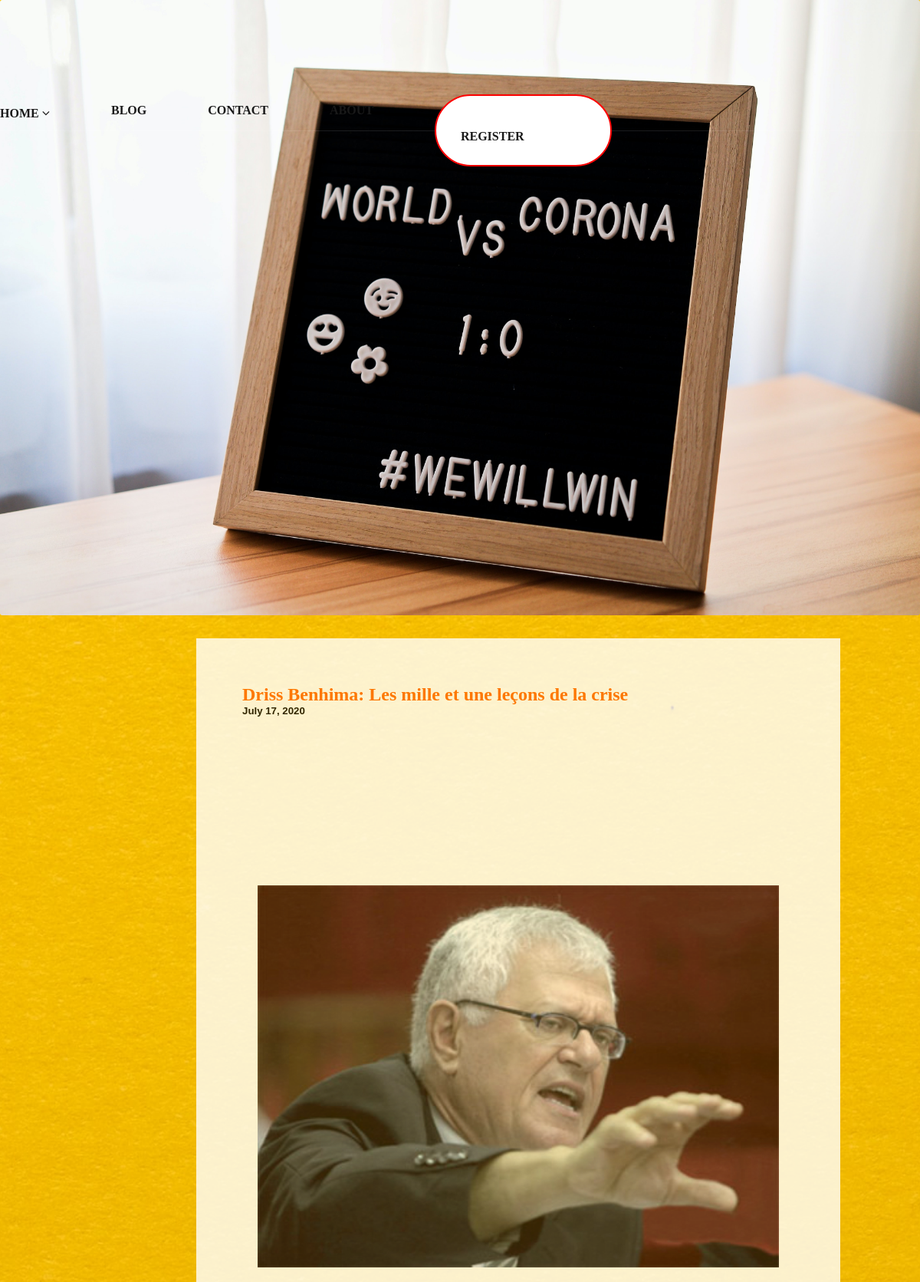
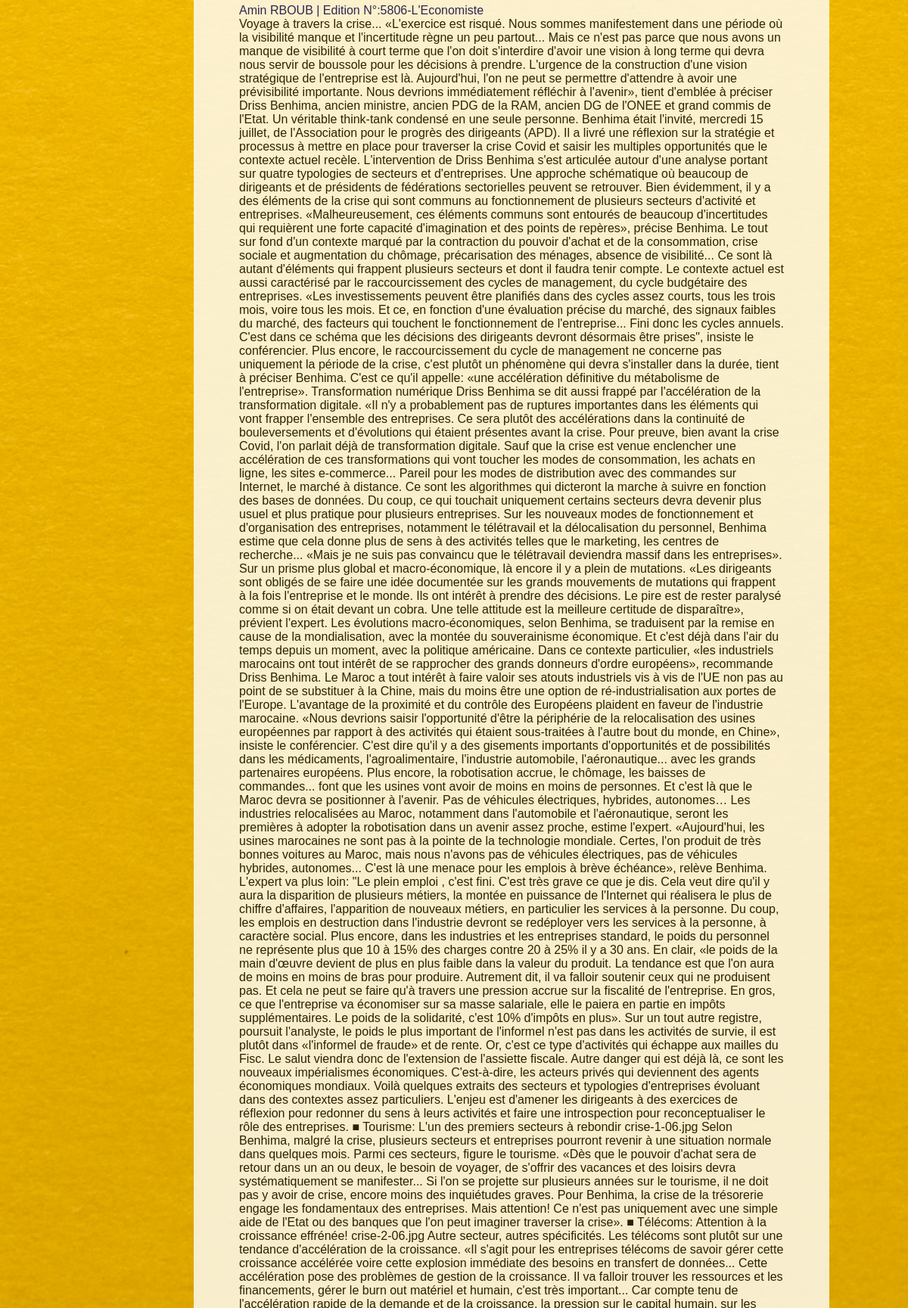
The app's page /blog/5 (upper part) with its own data (2 pictures, top to bottom).
### blog/models.py (models this page shows, shortened)
class Blog(models.Model):
    user = models.ForeignKey(User , on_delete=models.DO_NOTHING)
    nickname=models.CharField(max_length=100, default='THe Writter')
    titre=models.CharField(max_length=100)
    body=models.TextField()
    img=models.ImageField(upload_to='static',default='static/default.png')
    date=models.DateField(default=timezone.now())
    acitve=models.BooleanField(default=True)

### blog/views.py (the view)
# urls.py: url(r'^/(?P<id>\d+)$', views.post , name='post')
def post(request , id):
    post= get_object_or_404(Blog , id =id)
    context ={
        'post' : post,
    }
    return render(request, 'blog/details.html' ,context)

### blog/templates/blog/details.html (shortened to what this page needs)
<!DOCTYPE html>
<html lang="en" dir="ltr">
  <head>
  </head>
  {% load static %}
<link rel="stylesheet" href="{% static 'css/styles_blog.css' %}">
<link rel="stylesheet" href="https://cdnjs.cloudflare.com/ajax/libs/font-awesome/4.7.0/css/font-awesome.min.css">
  <body>
    <h1>
      <a href="/blog">
      <img class="logo-blog" src="{% static 'aljoscha-laschgari-F2tZmxGtrX8-unsplash.jpg' %}" alt="" title="home">
      </a>
    </h1>
    <div class="card">
        <h2 style="color:#ff6600">{{post.titre}}</h2>
        <h5 style="font-family:sans-serif">{{post.date}}</h5>
  <div class="fakeimg" style="height:200px;"></div>
        <img src="{{post.img.url}}" class="img-post" alt="TMAGE"><p style="color: #000066;font-family:sans-serif">{{post.nickname}}</p><p style="font-family:sans-serif;">{{post.body}}</p>
</div>
</body>
  <header>
    <div class="container">
      <nav>
        <ul class="nav-list">
          <li style="color:#eb3007">
            <a href="/">Home
            <i class="fa fa-angle-down"></i></a>
          </li>
          <li style="color:White">
            <a href="/blog">blog</a>
          </li>
           <li style="color:White">
            <a href="#">contact</a>
          </li>
          <li style="color:White">
            <a href="#">About</a>
          </li>
        <li class="move-right btn" style="color:White">
          <a href="/admin/">Register</a>
        </li>
        </ul>
      </nav>
    </div>
  </header>
</html>

### media/static/css/styles_blog.css (style rules this page uses)
*, *::after { margin: 0; box-sizing: border-box; }
a { text-decoration: none; }
ul { list-style: none; }
nav { position: absolute; top: 1%; width: 100%; height: 8rem; border-bottom: 1px solid rgba(255,255,255,.1); }
.nav-list { display:flex; }
.nav-list li { line-height:10px; position: relative; top: 5rem; }
.nav-list a { display: block; color: #191919; padding-top: 1rem; padding-right: 5rem; font-size: 1rem; font-family: cursive; font-weight: bold; text-transform: uppercase; transition: color 650ms; }
.logo-blog { border-radius: 3px; width: 100%; height: 100%; }
.btn { padding: 2rem; display: inline-block; background-color: white; border: 2px solid Red; border-radius: 5rem; transition: background-color 650ms; }
.card { position: relative; left: 16rem; width: 70%; height: 30%; background-color: White; padding: 60px; margin-top: 20px; opacity: 0.8; }
.img-post { position: relative; width: 100%; padding: 20px; }
* { padding: 0; margin: 0; }

### records on screen
Blog: titre "Driss Benhima: Les mille et une leçons de la crise", date "July 17, 2020", img (picture), nickname "Amin RBOUB | Edition N°:5806-L'Economiste"
